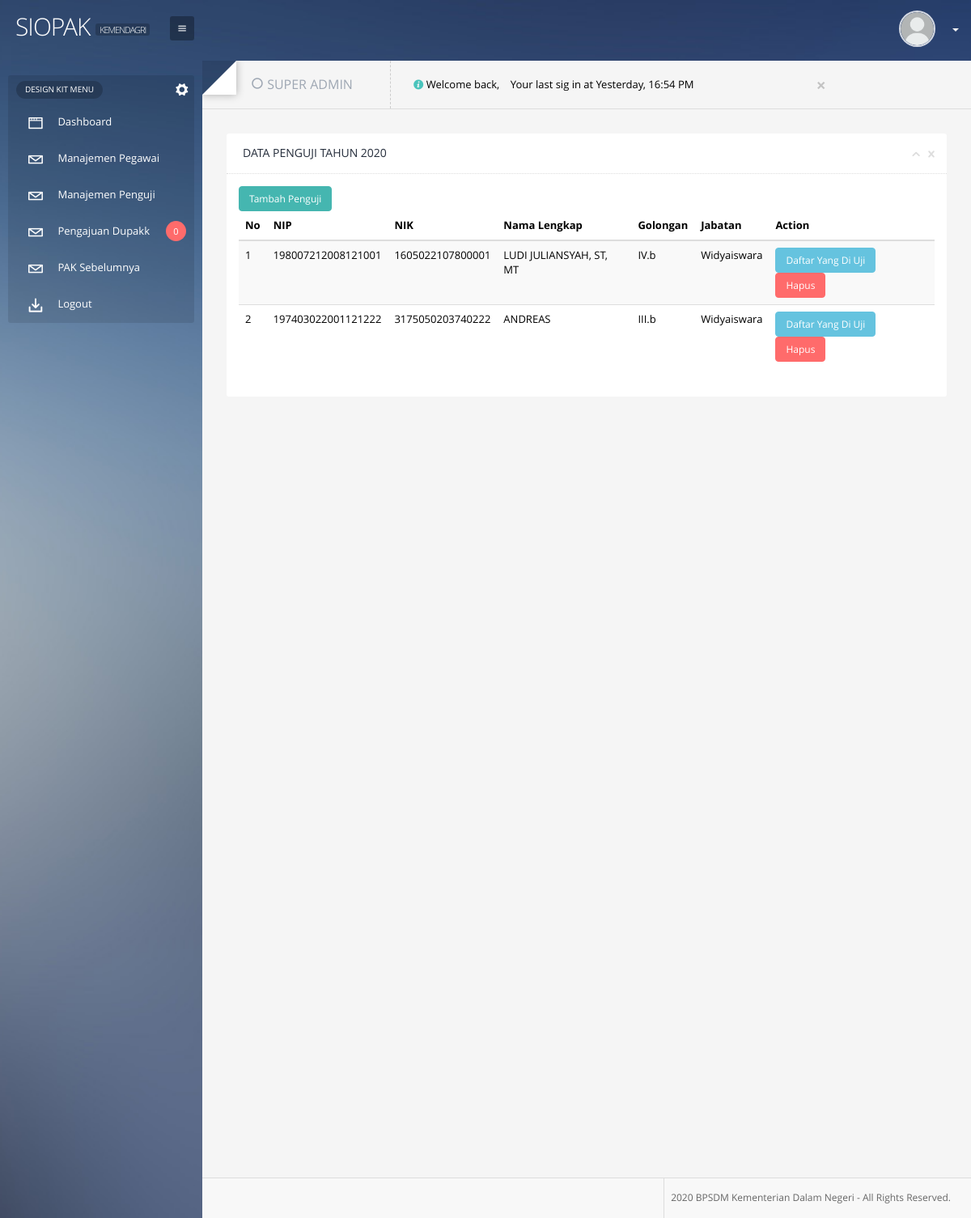
The page /index.php/backend/penguji on the database its author committed.
### tables this page shows
CREATE TABLE `penguji` (
  `id_penguji` int(10) NOT NULL,
  `nip` varchar(30) NOT NULL,
  `tahun` int(4) NOT NULL,
  `created_by` varchar(255) DEFAULT NULL,
  `created_date` datetime DEFAULT NULL,
  `updated_by` varchar(255) DEFAULT NULL,
  `updated_date` timestamp NULL DEFAULT CURRENT_TIMESTAMP ON UPDATE CURRENT_TIMESTAMP
);

CREATE TABLE `karyawan` (
  `id_karyawan` int(10) NOT NULL,
  `nip` varchar(18) NOT NULL,
  `nik` varchar(16) NOT NULL,
  `no_seri_karpeg` varchar(20) NOT NULL,
  `nama_lengkap` varchar(255) NOT NULL,
  `tempat_lahir` varchar(255) NOT NULL,
  `tanggal_lahir` date NOT NULL,
  `alamat` text NOT NULL,
  `email` varchar(255) NOT NULL,
  `jenis_kelamin` char(1) NOT NULL DEFAULT 'L',
  `pendidikan_terakhir` varchar(255) NOT NULL,
  `no_telp` varchar(255) NOT NULL,
  `id_golongan` int(2) NOT NULL,
  `id_instansi` int(10) NOT NULL DEFAULT '1',
  `masa_kerja_lama` varchar(255) NOT NULL,
  `masa_kerja_baru` varchar(255) NOT NULL,
  `tmt_jabatan` varchar(255) NOT NULL,
  `ak_lama0` double NOT NULL DEFAULT '0'
);

CREATE TABLE `master_golongan` (
  `id_golongan` int(2) NOT NULL,
  `golongan` varchar(50) NOT NULL,
  `nama_golongan` varchar(255) NOT NULL,
  `id_jenjang` int(10) NOT NULL
);

CREATE TABLE `master_tipefungsional` (
  `id_tipefungsional` int(2) NOT NULL,
  `tipe_fungsional` varchar(50) NOT NULL
);

### application/controllers/backend/Penguji.php (called while the page is built, shortened)
<?php
    class Penguji extends CI_Controller {
        function __construct()
        {
            $this->load->model('Penguji_model','model');
        }
        function index(){
            $data['css'] = 'admin/pages/penguji/css_add';
            $tahun = date('Y');
            $this->load->library('pagination');
            $config['base_url'] = base_url().'backend/user/index/';
            $config['total_rows'] = $this->model->total($tahun);
            $config['per_page'] = 10;
            $choice = $config["total_rows"] / $config["per_page"];
            $config["num_links"] = floor($choice);
             $config['first_link']       = 'First';
            $config['last_link']        = 'Last';
            $config['next_link']        = 'Next';
            $config['prev_link']        = 'Prev';
            $config['full_tag_open']    = '<div class="pagging text-center"><nav><ul class="pagination justify-content-center">';
            $config['full_tag_close']   = '</ul></nav></div>';
            $config['num_tag_open']     = '<li class="page-item"><span class="page-link">';
            $config['num_tag_close']    = '</span></li>';
            $config['cur_tag_open']     = '<li class="page-item active"><span class="page-link">';
            $config['cur_tag_close']    = '<span class="sr-only">(current)</span></span></li>';
            $config['next_tag_open']    = '<li class="page-item"><span class="page-link">';
            $config['next_tagl_close']  = '<span aria-hidden="true">&raquo;</span></span></li>';
            $config['prev_tag_open']    = '<li class="page-item"><span class="page-link">';
            $config['prev_tagl_close']  = '</span>Next</li>';
            $config['first_tag_open']   = '<li class="page-item"><span class="page-link">';
            $config['first_tagl_close'] = '</span></li>';
            $config['last_tag_open']    = '<li class="page-item"><span class="page-link">';
            $config['last_tagl_close']  = '</span></li>';
            $from = $this->uri->segment(4);
            $this->pagination->initialize($config);
            $data['pagination'] = $this->pagination->create_links();
            $data['data'] = $this->model->data($config['per_page'],$from,$tahun);
            $data['title'] = 'Data Penguji Tahun '.$tahun;
            $data['template'] = 'admin/pages/penguji/index';
            $this->load->view('admin/dashboard',$data);
        }
    }

### index.php (called while the page is built, shortened)
<?php
require_once BASEPATH.'core/CodeIgniter.php';

### application/config/config.php (called while the page is built, shortened)
<?php
$config['base_url'] = "http://".$_SERVER["SERVER_NAME"]."/siopak";
$config['index_page'] = '';
$config['uri_protocol']	= 'REQUEST_URI';
$config['url_suffix'] = '';
$config['language']	= 'english';
$config['charset'] = 'UTF-8';
$config['enable_hooks'] = FALSE;
$config['subclass_prefix'] = 'MY_';
    $config['composer_autoload'] = 'vendor/autoload.php';
$config['permitted_uri_chars'] = 'a-z 0-9~%.:_\-';
$config['enable_query_strings'] = FALSE;
$config['controller_trigger'] = 'c';
$config['function_trigger'] = 'm';
$config['directory_trigger'] = 'd';
$config['allow_get_array'] = TRUE;
$config['log_threshold'] = 1;
$config['log_path'] = '';
$config['log_file_extension'] = '';
$config['log_file_permissions'] = 0644;
$config['log_date_format'] = 'Y-m-d H:i:s';
$config['error_views_path'] = '';
$config['cache_path'] = '';
$config['cache_query_string'] = FALSE;
$config['encryption_key'] = 'devpayung';
$config['sess_driver'] = 'database';
$config['sess_save_path'] = 'ci_sessions';
$config['sess_expiration'] = 12800;
$config['sess_match_ip'] = FALSE;
$config['sess_time_to_update'] = 1000;
$config['sess_regenerate_destroy'] = FALSE;
$config['cookie_prefix']	= '';
$config['cookie_domain']	= '';
$config['cookie_path']		= '/';
$config['cookie_secure']	= FALSE;
$config['cookie_httponly'] 	= FALSE;
$config['standardize_newlines'] = FALSE;
$config['global_xss_filtering'] = FALSE;
$config['csrf_protection'] = FALSE;
$config['csrf_token_name'] = 'csrf_test_name';
$config['csrf_cookie_name'] = 'csrf_cookie_name';
$config['csrf_expire'] = 7200;
$config['csrf_regenerate'] = TRUE;
$config['csrf_exclude_uris'] = array();
$config['compress_output'] = FALSE;
$config['time_reference'] = 'local';
$config['rewrite_short_tags'] = FALSE;
$config['proxy_ips'] = '';

### application/models/Penguji_model.php (called while the page is built, shortened)
<?php
    class Penguji_model extends CI_Model {
        protected $table = 'penguji';
        function data($limit,$from,$tahun){
            $this->db->from($this->table);
            $this->db->join('karyawan',$this->table.'.nip = karyawan.nip','left');
            $this->db->join('master_golongan','karyawan.id_golongan = master_golongan.id_golongan','left');
            $this->db->join('master_jenjang','master_golongan.id_jenjang = master_jenjang.id_jenjang','left');
            $this->db->join('master_tipefungsional','master_jenjang.id_tipefungsional = master_jenjang.id_tipefungsional','left');
             $this->db->limit($limit,$from);
         return $query = $this->db->get()->result();
        }
        function total($tahun){
            return $this->db->get_where($this->table,array('tahun' => $tahun))->num_rows();
        }
    }

### application/views/admin/pages/penguji/index.php (the view, shortened to what this page needs)
 <a class="btn btn-success" data-toggle="modal" data-target="#myModal"> Tambah Penguji </a> </strong>
<table class="table table-striped">
<thead>
<tr>
    <th> No </th>
    <th> NIP </th>
    <th> NIK </th>
    <th> Nama Lengkap </th>
    <th> Golongan </th>
    <th> Jabatan </th>
    <th> Action </th>
</tr>
</thead>
<tbody>
<?php
    $no = 1;
foreach($data as $k => $v): ?>
<tr>
    <td> <?php echo $no; ?> </td>
    <td> <?php echo $v->nip ?></td>
    <td> <?php echo $v->nik ?></td>
    <td> <?php echo $v->nama_lengkap ?></td>
    <td> <?php echo $v->golongan ?></td>
    <td> <?php echo $v->tipe_fungsional ?></td>
    <td>
    <a href="<?php echo base_url() ?>backend/penguji/tambahjabfung/<?php echo $v->nip ?>" class="btn btn-info"> Daftar Yang Di Uji </a>
    <a href="<?php echo base_url() ?>backend/penguji/hapus/<?php echo $v->nip ?>" class="btn btn-danger"> Hapus </a>
    </td>
</tr>
<?php
$no = $no+1;
endforeach ?>
</tbody>
</table>

### assets/css/style.css (style rules this page uses)
body { color: black !important; font-family:"Open Sans", Arial, sans-serif!important; font-size: 13px!important; line-height: 20px; overflow-x: hidden!important; min-height: 100%; z-index: -2; margin: 0px !important; background: url('../img/bg.jpg') no-repeat top center fixed; -moz-background-size: cover; -webkit-background-size: cover; -o-background-size: cover; background-size: cover; }
.btn { border-color: #c7d5e0!important; background: #FFFFFF; display: inline-block; padding: 6px 12px !important; margin-bottom: 0; font-size: 12px !important; font-weight: normal; line-height: 1.428571429; text-align: center; white-space: nowrap; vertical-align: middle; cursor: pointer; -webkit-user-select: none; -moz-user-select: none; -ms-user-select: none; -o-user-select: none; user-select: none; background-image: none; border: 1px solid #DDDDDD; border-radius: 4px; }
.btn-success { color: #fff!important; background-color: #45B6B0!important; border-color: #45B6B0!important; }
.btn-info { color: #fff!important; background-color: #65C3DF!important; border-color: #65C3DF!important; }
.btn-danger { color: #fff!important; background-color: #FF6B6B!important; border-color: #FF6B6B!important; }

### assets/js/tip/tooltipster.css (style rules this page uses)
html { -webkit-font-smoothing: antialiased; }

### rows shown on the page
penguji: karyawan.nip "198007212008121001", karyawan.nik "1605022107800001", karyawan.nama_lengkap "LUDI JULIANSYAH, ST, MT", master_golongan.golongan "IV.b", master_tipefungsional.tipe_fungsional "Widyaiswara"
penguji: karyawan.nip "197403022001121222", karyawan.nik "3175050203740222", karyawan.nama_lengkap "ANDREAS", master_golongan.golongan "III.b", master_tipefungsional.tipe_fungsional "Widyaiswara"

### other values the page prints
notifmenu("penilaian",array("status" => 1)) "0"
